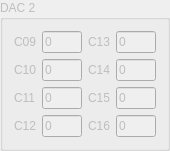
       <widget class="QGroupBox" name="groupBox_8">
        <property name="enabled">
         <bool>false</bool>
        </property>
        <property name="geometry">
         <rect>
          <x>9</x>
          <y>253</y>
          <width>160</width>
          <height>135</height>
         </rect>
        </property>
        <property name="maximumSize">
         <size>
          <width>170</width>
          <height>150</height>
         </size>
        </property>
        <property name="title">
         <string>DAC 2</string>
        </property>
        <layout class="QGridLayout" name="gridLayout_18">
         <item row="0" column="1" colspan="2">
          <layout class="QVBoxLayout" name="verticalLayout_5">
           <item>
            <layout class="QGridLayout" name="gridLayout_19">
             <item row="1" column="0">
              <widget class="QLabel" name="label_28">
               <property name="text">
                <string>C10</string>
               </property>
              </widget>
             </item>
             <item row="2" column="0">
              <widget class="QLabel" name="label_29">
               <property name="text">
                <string>C11</string>
               </property>
              </widget>
             </item>
             <item row="3" column="0">
              <widget class="QLabel" name="label_30">
               <property name="text">
                <string>C12</string>
               </property>
              </widget>
             </item>
             <item row="0" column="1">
              <widget class="QLineEdit" name="dac02channel09">
               <property name="sizePolicy">
                <sizepolicy hsizetype="Fixed" vsizetype="Fixed">
                 <horstretch>0</horstretch>
                 <verstretch>0</verstretch>
                </sizepolicy>
               </property>
               <property name="maximumSize">
                <size>
                 <width>40</width>
                 <height>16777215</height>
                </size>
               </property>
               <property name="text">
                <string>0</string>
               </property>
              </widget>
             </item>
             <item row="1" column="1">
              <widget class="QLineEdit" name="dac02channel10">
               <property name="sizePolicy">
                <sizepolicy hsizetype="Fixed" vsizetype="Fixed">
                 <horstretch>0</horstretch>
                 <verstretch>0</verstretch>
                </sizepolicy>
               </property>
               <property name="maximumSize">
                <size>
                 <width>40</width>
                 <height>16777215</height>
                </size>
               </property>
               <property name="text">
                <string>0</string>
               </property>
              </widget>
             </item>
             <item row="2" column="1">
              <widget class="QLineEdit" name="dac02channel11">
               <property name="sizePolicy">
                <sizepolicy hsizetype="Fixed" vsizetype="Fixed">
                 <horstretch>0</horstretch>
                 <verstretch>0</verstretch>
                </sizepolicy>
               </property>
               <property name="maximumSize">
                <size>
                 <width>40</width>
                 <height>16777215</height>
                </size>
               </property>
               <property name="text">
                <string>0</string>
               </property>
              </widget>
             </item>
             <item row="3" column="1">
              <widget class="QLineEdit" name="dac02channel12">
               <property name="sizePolicy">
                <sizepolicy hsizetype="Fixed" vsizetype="Fixed">
                 <horstretch>0</horstretch>
                 <verstretch>0</verstretch>
                </sizepolicy>
               </property>
               <property name="maximumSize">
                <size>
                 <width>40</width>
                 <height>16777215</height>
                </size>
               </property>
               <property name="text">
                <string>0</string>
               </property>
              </widget>
             </item>
             <item row="0" column="2">
              <widget class="QLabel" name="label_31">
               <property name="text">
                <string>C13</string>
               </property>
              </widget>
             </item>
             <item row="1" column="2">
              <widget class="QLabel" name="label_32">
               <property name="text">
                <string>C14</string>
               </property>
              </widget>
             </item>
             <item row="2" column="2">
              <widget class="QLabel" name="label_33">
               <property name="text">
                <string>C15</string>
               </property>
              </widget>
             </item>
             <item row="3" column="2">
              <widget class="QLabel" name="label_34">
               <property name="text">
                <string>C16</string>
               </property>
              </widget>
             </item>
             <item row="0" column="3">
              <widget class="QLineEdit" name="dac02channel13">
               <property name="sizePolicy">
                <sizepolicy hsizetype="Fixed" vsizetype="Fixed">
                 <horstretch>0</horstretch>
                 <verstretch>0</verstretch>
                </sizepolicy>
               </property>
               <property name="maximumSize">
                <size>
                 <width>40</width>
                 <height>16777215</height>
                </size>
               </property>
               <property name="text">
                <string>0</string>
               </property>
              </widget>
             </item>
             <item row="1" column="3">
              <widget class="QLineEdit" name="dac02channel14">
               <property name="sizePolicy">
                <sizepolicy hsizetype="Fixed" vsizetype="Fixed">
                 <horstretch>0</horstretch>
                 <verstretch>0</verstretch>
                </sizepolicy>
               </property>
               <property name="maximumSize">
                <size>
                 <width>40</width>
                 <height>16777215</height>
                </size>
               </property>
               <property name="text">
                <string>0</string>
               </property>
              </widget>
             </item>
             <item row="2" column="3">
              <widget class="QLineEdit" name="dac02channel15">
               <property name="sizePolicy">
                <sizepolicy hsizetype="Fixed" vsizetype="Fixed">
                 <horstretch>0</horstretch>
                 <verstretch>0</verstretch>
                </sizepolicy>
               </property>
               <property name="maximumSize">
                <size>
                 <width>40</width>
                 <height>16777215</height>
                </size>
               </property>
               <property name="text">
                <string>0</string>
               </property>
              </widget>
             </item>
             <item row="3" column="3">
              <widget class="QLineEdit" name="dac02channel16">
               <property name="sizePolicy">
                <sizepolicy hsizetype="Fixed" vsizetype="Fixed">
                 <horstretch>0</horstretch>
                 <verstretch>0</verstretch>
                </sizepolicy>
               </property>
               <property name="maximumSize">
                <size>
                 <width>40</width>
                 <height>16777215</height>
                </size>
               </property>
               <property name="text">
                <string>0</string>
               </property>
              </widget>
             </item>
             <item row="0" column="0">
              <widget class="QLabel" name="label_35">
               <property name="text">
                <string>C09</string>
               </property>
              </widget>
             </item>
            </layout>
           </item>
          </layout>
         </item>
        </layout>
       </widget>
